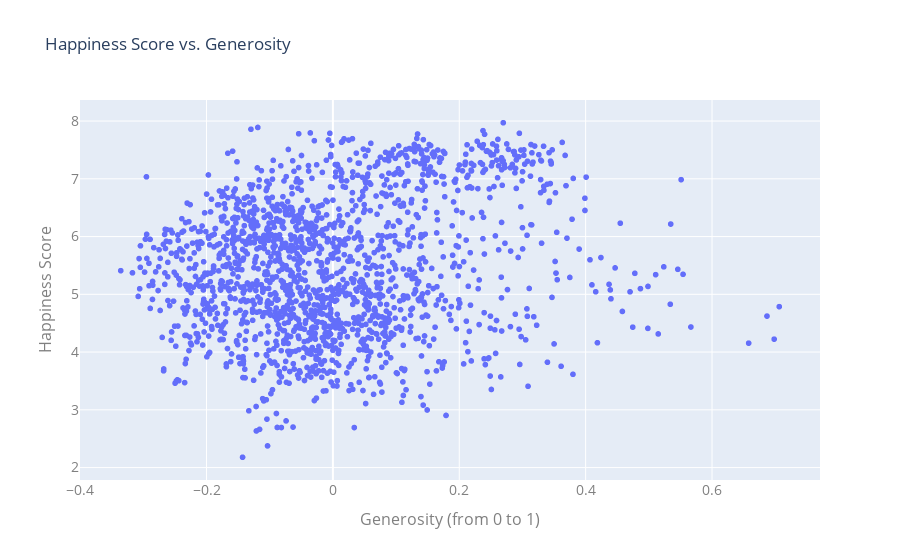

Write notebook code for a chart like this one.
### Code cell
scatterplot(df, 'generosity','life_ladder', 'Happiness Score vs. Generosity',
            'Generosity (from 0 to 1)', 'Happiness Score', 'country_name')

### Figure 1 — Plotly figure (JSON) as saved in the notebook; plotly's stock layout.template omitted (floating-point values rounded to 4 significant figures; data arrays with more than 128 entries replaced by an {"elided": "..."} marker saying what was removed)
{"data": [{"hovertemplate": "<b>%{hovertext}</b><br><br>generosity=%{x}<br>life_ladder=%{y}<extra></extra>", "hovertext": {"elided": "1747 str values"}, "legendgroup": "", "marker": {"color": "#636efa", "symbol": "circle"}, "mode": "markers", "name": "", "showlegend": false, "type": "scattergl", "x": {"elided": "1747 float values"}, "xaxis": "x", "y": {"elided": "1747 float values"}, "yaxis": "y"}], "layout": {"legend": {"tracegroupgap": 0}, "title": {"text": "Happiness Score vs. Generosity"}, "xaxis": {"anchor": "y", "domain": [0, 1], "tickfont": {"color": "gray", "size": 14}, "title": {"font": {"color": "gray", "size": 16}, "text": "Generosity (from 0 to 1)"}}, "yaxis": {"anchor": "x", "domain": [0, 1], "tickfont": {"color": "gray", "size": 14}, "title": {"font": {"color": "gray", "size": 16}, "text": "Happiness Score"}}}}
